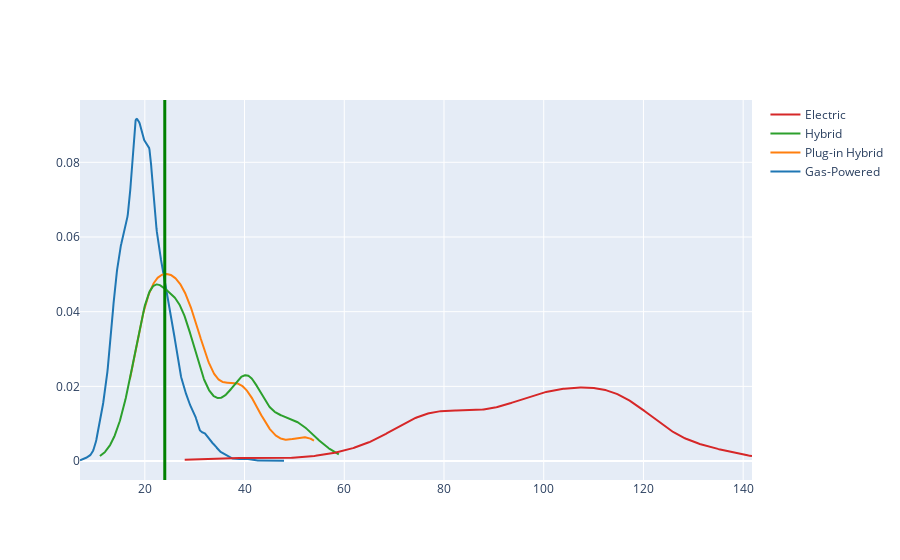

Write notebook code for a chart like this one.
### Code cell
import plotly.figure_factory as ff

hist_data = [ice['comb08'], phev['comb08'], hybrids['comb08'], ev['comb08']]
group_labels = ['Gas-Powered', 'Plug-in Hybrid', 'Hybrid', 'Electric']
fig = ff.create_distplot(hist_data, group_labels, show_hist=False, show_rug=False)
fig.add_vline(x=xpos, line_width=3, line_color='green')
fig.show()

### Figure 1 — Plotly figure (JSON) as saved in the notebook; plotly's stock layout.template omitted (floating-point values rounded to 4 significant figures; data arrays with more than 128 entries replaced by an {"elided": "..."} marker saying what was removed)
{"data": [{"legendgroup": "Gas-Powered", "marker": {"color": "rgb(31, 119, 180)"}, "mode": "lines", "name": "Gas-Powered", "showlegend": true, "type": "scatter", "x": {"elided": "500 float values"}, "xaxis": "x", "y": {"elided": "500 float values"}, "yaxis": "y"}, {"legendgroup": "Plug-in Hybrid", "marker": {"color": "rgb(255, 127, 14)"}, "mode": "lines", "name": "Plug-in Hybrid", "showlegend": true, "type": "scatter", "x": {"elided": "500 float values"}, "xaxis": "x", "y": {"elided": "500 float values"}, "yaxis": "y"}, {"legendgroup": "Hybrid", "marker": {"color": "rgb(44, 160, 44)"}, "mode": "lines", "name": "Hybrid", "showlegend": true, "type": "scatter", "x": {"elided": "500 float values"}, "xaxis": "x", "y": {"elided": "500 float values"}, "yaxis": "y"}, {"legendgroup": "Electric", "marker": {"color": "rgb(214, 39, 40)"}, "mode": "lines", "name": "Electric", "showlegend": true, "type": "scatter", "x": {"elided": "500 float values"}, "xaxis": "x", "y": {"elided": "500 float values"}, "yaxis": "y"}], "layout": {"autosize": true, "barmode": "overlay", "hovermode": "closest", "legend": {"traceorder": "reversed"}, "shapes": [{"line": {"color": "green", "width": 3}, "type": "line", "x0": 24, "x1": 24, "xref": "x", "y0": 0, "y1": 1, "yref": "y domain"}], "xaxis": {"anchor": "y2", "autorange": true, "domain": [0, 1], "range": [7, 141.8], "type": "linear", "zeroline": false}, "yaxis": {"anchor": "free", "autorange": true, "domain": [0, 1], "position": 0, "range": [-0.005073, 0.09669], "type": "linear"}}}
